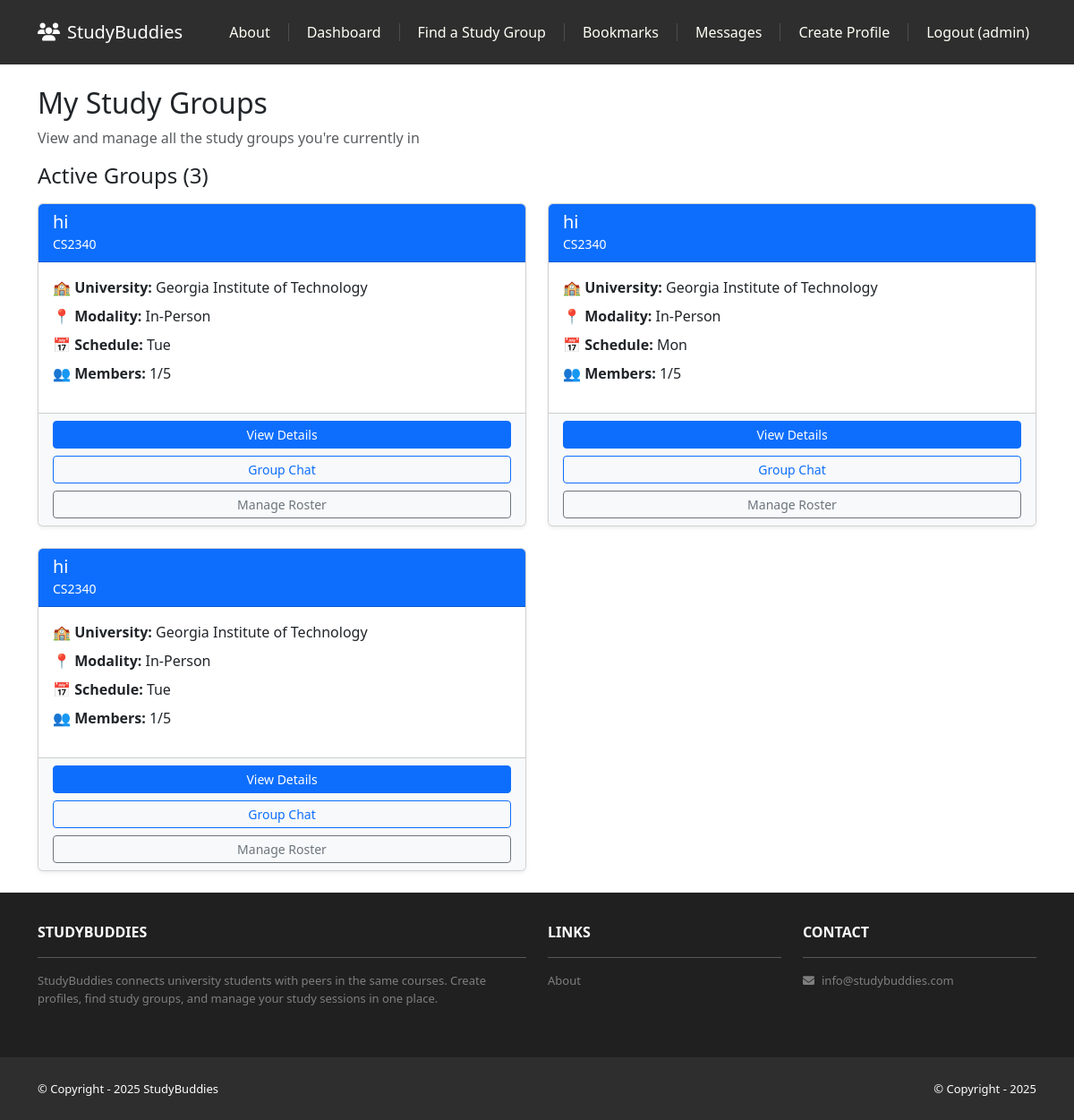
Page /buddies/my/groups/ (signed in) on the earlier database version.
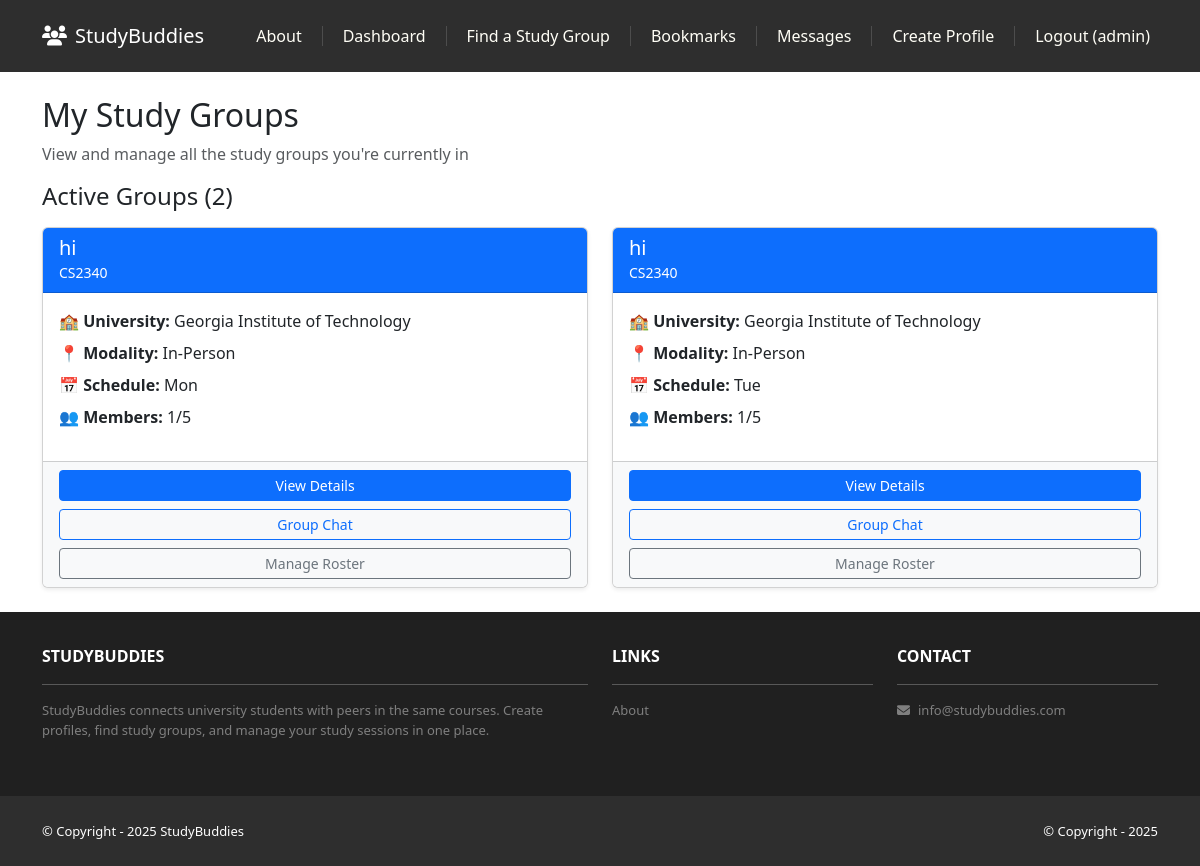
Same page on the later database version.
### buddies/models.py (models this page shows, shortened)
class BuddyListing(models.Model):
    MODALITY_CHOICES = [
        ("in_person", "In-person"),
        ("online", "Online"),
        ("hybrid", "Hybrid"),
    ]
    CADENCE_CHOICES = [
        ("one_off", "One-off"),
        ("weekly", "Weekly"),
    ]
    WEEKDAY_CHOICES = [
        ("mon", "Mon"),
        ("tue", "Tue"),
        ("wed", "Wed"),
        ("thu", "Thu"),
        ("fri", "Fri"),
        ("sat", "Sat"),
        ("sun", "Sun"),
    ]
    JOIN_POLICY_CHOICES = [
        ("owner_approve", "Owner approves"),
        ("auto_accept", "Auto-accept"),
    ]
    VISIBILITY_CHOICES = [
        ("same_school", "Same-school"),
        ("public", "Public"),
    ]
    STATUS_CHOICES = [
        ("open", "Open"),
        ("filled", "Filled"),
        ("cancelled", "Cancelled"),
    ]
    owner = models.ForeignKey(settings.AUTH_USER_MODEL, on_delete=models.CASCADE, related_name="listings")
    university = models.ForeignKey(University, on_delete=models.CASCADE, related_name="listings")
    course = models.ForeignKey(Course, on_delete=models.PROTECT, related_name="listings")
    course_code_text = models.CharField(max_length=20, blank=True, help_text="Fallback if course missing")
    title = models.CharField(max_length=120)
    description = models.TextField()
    modality = models.CharField(max_length=10, choices=MODALITY_CHOICES, default="in_person")
    location = models.ForeignKey(Location, on_delete=models.SET_NULL, null=True, blank=True, related_name="listings")
    meeting_link = models.URLField(blank=True, help_text="For online/hybrid; members only")
    capacity = models.PositiveSmallIntegerField(default=5)
    current_size = models.PositiveSmallIntegerField(default=1, help_text="Owner included; keep in sync")
    cadence = models.CharField(max_length=10, choices=CADENCE_CHOICES, default="weekly")
    weekday = models.CharField(max_length=3, choices=WEEKDAY_CHOICES, blank=True, help_text="Weekly only")
    start_time = models.TimeField(blank=True, null=True)
    end_time = models.TimeField(blank=True, null=True)
    tags = models.CharField(max_length=200, blank=True, help_text="Comma-separated tags: midterm 1, op-amps")
    join_policy = models.CharField(max_length=15, choices=JOIN_POLICY_CHOICES, default="owner_approve")
    visibility = models.CharField(max_length=15, choices=VISIBILITY_CHOICES, default="same_school")
    status = models.CharField(max_length=10, choices=STATUS_CHOICES, default="open", db_index=True)
    slug = models.SlugField(unique=True, blank=True)
    created_at = models.DateTimeField(auto_now_add=True)
    updated_at = models.DateTimeField(auto_now=True)
    class Meta:
        indexes = [
            Index(fields=["university", "status", "created_at"]),
            Index(fields=["course", "status"]),
        ]
        ordering = ['-created_at']

### profiles/models.py (models this page shows, shortened)
class Course(models.Model):
    university = models.ForeignKey(University, on_delete=models.CASCADE, related_name="courses")
    code = models.CharField(max_length=20, help_text="e.g., CS 2340")
    name = models.CharField(max_length=200)
    slug = models.SlugField()
    is_active = models.BooleanField(default=True)
    created_at = models.DateTimeField(auto_now_add=True)
    class Meta:
        unique_together = ("university", "code")
        indexes = [
            Index(fields=["university", "code"]),
        ]
        ordering = ['code']

class University(models.Model):
    name = models.CharField(max_length=150, unique=True, db_index=True)
    domain = models.CharField(max_length=120, blank=True, help_text="e.g., gatech.edu")
    slug = models.SlugField(unique=True)
    created_at = models.DateTimeField(auto_now_add=True)
    class Meta:
        verbose_name_plural = "Universities"
        ordering = ['name']

### buddies/views.py (the view)
# urls.py: path('my/groups/', views.MyGroupsView.as_view(), name='my_groups'),
class MyGroupsView(LoginRequiredMixin, ListView):
    template_name = 'buddies/my_groups.html'
    context_object_name = 'groups'
    def get_context_data(self, **kwargs):
        context = super().get_context_data(**kwargs)
        if context is None:
            context = {}
        context['template_data'] = {'title': 'My Groups'}
        context['pending_requests'] = JoinRequest.objects.filter(
            student=self.request.user,
            status='requested'
        ).select_related('listing', 'listing__course', 'listing__university')
        memberships = GroupMembership.objects.filter(
            student=self.request.user,
            left_at__isnull=True
        ).select_related('listing')
        context['memberships'] = {m.listing.id: m for m in memberships}
        return context
    def get_queryset(self):
        memberships = GroupMembership.objects.filter(
            student=self.request.user,
            left_at__isnull=True
        ).select_related(
            'listing',
            'listing__course',
            'listing__university',
            'listing__location',
            'listing__owner'
        ).order_by('-joined_at')
        return [membership.listing for membership in memberships]

### accounts/templatetags/account_tags.py (called while the page is built)
@register.filter(name='has_profile')
def has_profile(user):
    if not getattr(user, 'is_authenticated', False):
        return False
    try:
        profile = user.profile
        return True
    except Exception:
        return False

### buddies/templates/buddies/my_groups.html (shortened to what this page needs)
{% extends 'base.html' %}
{% block content %}
<div class="container mt-4">
    <h2>My Study Groups</h2>
    <p class="text-muted">View and manage all the study groups you're currently in</p>
    {% if groups %}
    <h4 class="mb-3">Active Groups ({{ groups|length }})</h4>
    <div class="row">
        {% for listing in groups %}
        <div class="col-md-6 mb-4">
            <div class="card h-100 shadow-sm">
                <div class="card-header bg-primary text-white">
                    <h5 class="mb-0">{{ listing.title }}</h5>
                    <small>{{ listing.course.code }}</small>
                </div>
                <div class="card-body">
                    <p class="mb-2">
                        <strong>🏫 University:</strong> {{ listing.university.name }}
                    </p>
                    <p class="mb-2">
                        <strong>📍 Modality:</strong>
                        <span class="text-capitalize">{{ listing.get_modality_display }}</span>
                    </p>
                    {% if listing.cadence == 'weekly' and listing.weekday %}
                    <p class="mb-2">
                        <strong>📅 Schedule:</strong>
                        {{ listing.get_weekday_display }}
                    </p>
                    {% endif %}
                    <p class="mb-3">
                        <strong>👥 Members:</strong> {{ listing.current_size }}/{{ listing.capacity }}
                    </p>
                </div>
                <div class="card-footer bg-light">
                    <div class="d-grid gap-2">
                        <a href="{% url 'buddies:listing_detail' listing.slug %}" class="btn btn-primary btn-sm">
                            View Details
                        </a>
                        <a href="{% url 'buddies:group_chat' listing.slug %}" class="btn btn-outline-primary btn-sm">
                            Group Chat
                        </a>
                        {% if listing.owner != user %}
                        <form method="get" action="{% url 'buddies:leave_group' listing.slug %}">
                            <button type="submit" class="btn btn-outline-danger btn-sm w-100">
                                Leave Group
                            </button>
                        </form>
                        {% else %}
                        <a href="{% url 'buddies:roster' listing.slug %}" class="btn btn-outline-secondary btn-sm">
                            Manage Roster
                        </a>
                        {% endif %}
                    </div>
                </div>
            </div>
        </div>
        {% endfor %}
    </div>
    {% endif %}
</div>
{% endblock content %}

### studybuddies/templates/base.html (shortened to what this page needs)
<!DOCTYPE html>
<html>
    {% load static %}
    {% load account_tags %}
    <head>
        <link href="https://cdn.jsdelivr.net/npm/bootstrap@5.3.3/dist/css/bootstrap.min.css" rel="stylesheet">
        <link rel="stylesheet" href="https://cdnjs.cloudflare.com/ajax/libs/font-awesome/6.1.1/css/all.min.css">
        <link rel="stylesheet" type="text/css" href="{% static 'css/style.css' %}">
    </head>
    <body>
        <nav class="p-3 navbar navbar-dark bg-dark navbar-expand-lg">
            <div class="container">
                <a class="navbar-brand" href="{% url 'home:index' %}">
                    <i class="fas fa-users me-2"></i>StudyBuddies
                </a>
                <div class="collapse navbar-collapse" id="navbarNavAltMarkup">
                    <div class="navbar-nav ms-auto navbar-ml">
                        <a class="nav-link" href="{% url 'home:about' %}">About</a>
                        {% if user.is_authenticated %}
                            <a class="nav-link" href="{% url 'home:dashboard' %}">Dashboard</a>
                            <a class="nav-link" href="{% url 'buddies:listing_search' %}">Find a Study Group</a>
                            <a class="nav-link" href="{% url 'buddies:my_bookmarks' %}">Bookmarks</a>
                            <a class="nav-link" href="{% url 'buddies:my_inbox' %}">Messages</a>
                            {% if user|has_profile %}
                                <a class="nav-link" href="{% url 'profiles:profiles.detail' %}">Profile</a>
                            {% else %}
                                <a class="nav-link" href="{% url 'profiles:profiles.create' %}">Create Profile</a>
                            {% endif %}
                            <a class="nav-link" href="{% url 'accounts:logout' %}">Logout ({{ user.username }})</a>
                        {% else %}
                            <a class="nav-link" href="{% url 'accounts:login' %}">Login</a>
                            <span class="nav-separator"></span>
                            <a class="nav-link" href="{% url 'accounts:signup' %}">Sign Up</a>
                        {% endif %}
                    </div>
                </div>
            </div>
        </nav>
        <div>
            {% block content %}
            {% endblock content %}
        </div>
        <section class="p-3 ms-footer d-none d-md-block">
            <div class="container">
                <div class="row mt-3 text-white">
                    <div class="col-md-6 col-lg-6 col-xl-6 mx-auto mb-4">
                        <b>STUDYBUDDIES</b>
                        <hr />
                        <p>
                            StudyBuddies connects university students with peers in the same courses.
                            Create profiles, find study groups, and manage your study sessions in one place.
                        </p>
                    </div>
                    <div class="col-md-3 col-lg-3 col-xl-3 mx-auto mb-4">
                        <b>LINKS</b>
                        <hr />
                        <p><a class="nav-link" href="{% url 'home:about' %}">About</a></p>
                    </div>
                    <div class="col-md-3 col-lg-3 col-xl-3 mx-auto mb-4">
                        <b>CONTACT</b>
                        <hr />
                        <p><i class="fas fa-envelope me-2"></i>info@studybuddies.com</p>
                    </div>
                </div>
            </div>
        </section>
        <section class="p-3 ms-footer-bottom bg-dark">
            <div class="container d-flex justify-content-between">
                <div class="me-5 text-white">
                    <span>© Copyright - 2025 StudyBuddies</span>
                </div>
                <div class="text-white">
                    <span>© Copyright - 2025</span>
                </div>
            </div>
        </section>
    </body>
</html>

### studybuddies/static/css/style.css (style rules this page uses)
.navbar a.nav-link { color: #FFFEF6 !important; }
.navbar .navbar-nav { align-items: center; display: flex; }
.bg-dark { background-color: #2E2E2E !important; }
.ms-footer { background-color: #202020; }
.ms-footer p { color: #7F7F7F; font-size: 13px; }
.ms-footer-bottom span { font-size: 13px; line-height: 38px; }

Differences in the rows shown:
removed BuddyListing: title "hi", course.code "CS2340", university.name "Georgia Institute of Technology", modality "In-Person", weekday "Tue", current_size "1", capacity "5", shows "Manage Roster"
Other differences:
{{ groups|length }}: "3" → "2"
